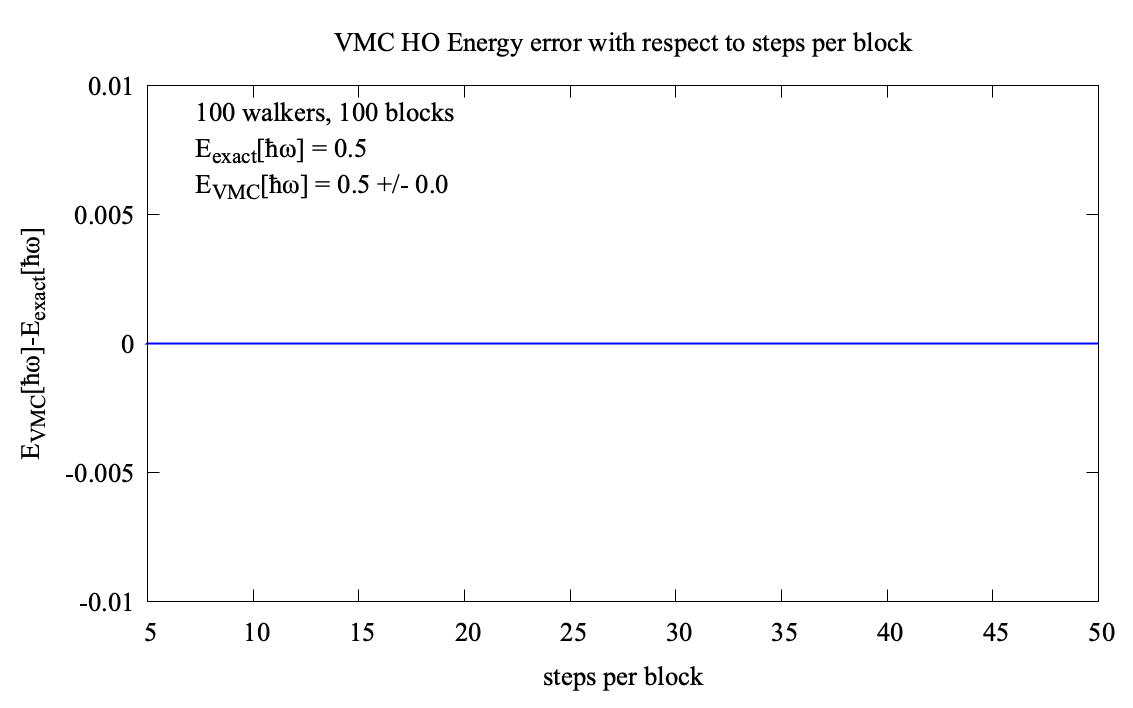

Write the gnuplot code that produced this figure.
unset multiplot
reset
set encoding utf8

#POSTAVKE GRAFA: DIMENZIJE SLIKE, VELICINA FONTA, IME SLIKE
set term pngcairo background "#ffffff" font "Times-New-Roman,20pt" size 40.0cm,25.0cm fontscale 1.0 dl 2.0
set output 'Esizes.png'

#STILOVI LINIJA; POZIV: ls BROJ
set style line  1 lt 1 lw 2 lc rgb "cyan"
set style line  2 lt 1 lw 2 lc rgb "blue"

set samples 10000
set bmargin 0.
set lmargin 0.
set rmargin 0.
set tmargin 0.

  set key top right #POSTAVLJA LEGENDU GORE DESNO
  unset key
  set origin 0.13,0.15 #POCETAK GRAFA ( u dimenzijama slike)
  set size   0.84,0.73 #VELICINA GRAFA (u dimenzijama slike)
    set title "VMC HO Energy error with respect to steps per block"
    set xlabel "steps per block"
    set ylabel "E_{VMC}[ħω]-E_{exact}[ħω]"
    set label "100 walkers, 100 blocks" at graph 0.05, graph 0.95
    set label "E_{exact}[ħω] = 0.5" at graph 0.05, graph 0.88
    set label "E_{VMC}[ħω] = 0.5 +/- 0.0" at graph 0.05, graph 0.81
    set yrange [-0.01:0.01]
    plot "Esizes.dat" w l ls 2

reset
set term GNUTERM